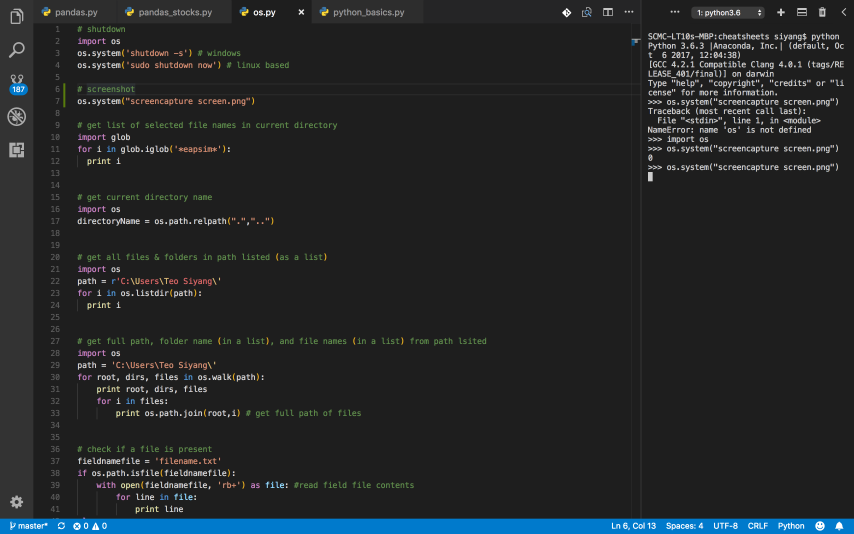
#> input picture screen.png, 2560 x 1600 px, found by its file name (shown at 1/3 size)
$ python ocr.py
#> lines starting #> are read from the running program, lines starting #| are printed output that depends on the picture
# Object Character Recognition
import pytesseract
from PIL import Image
import os

# to install pytesseract
    # Mac 'brew install tesseract'
    # Ubuntu 'sudo apt-get install tesseract-ocr'


# screenshot & open image
os.system('screenshot screen.png')
img = Image.open('screen.png')
#> img is the input picture: PIL image 2560x1600 RGBA; mean R, G, B, A 35.5, 38.7, 40.4, 255

# crop image
area = (400, 400, 800, 800)
cropped_img = img.crop(area)
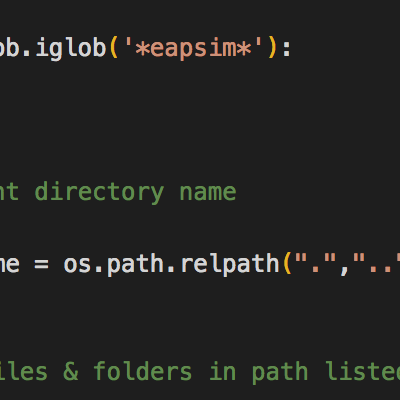
#> cropped_img: PIL image 400x400 RGBA; mean R, G, B, A 35.7, 36, 34.3, 255
# cropped_img.show()

# OCR
#> (the run stopped early here; a loop or call above may not have finished)
